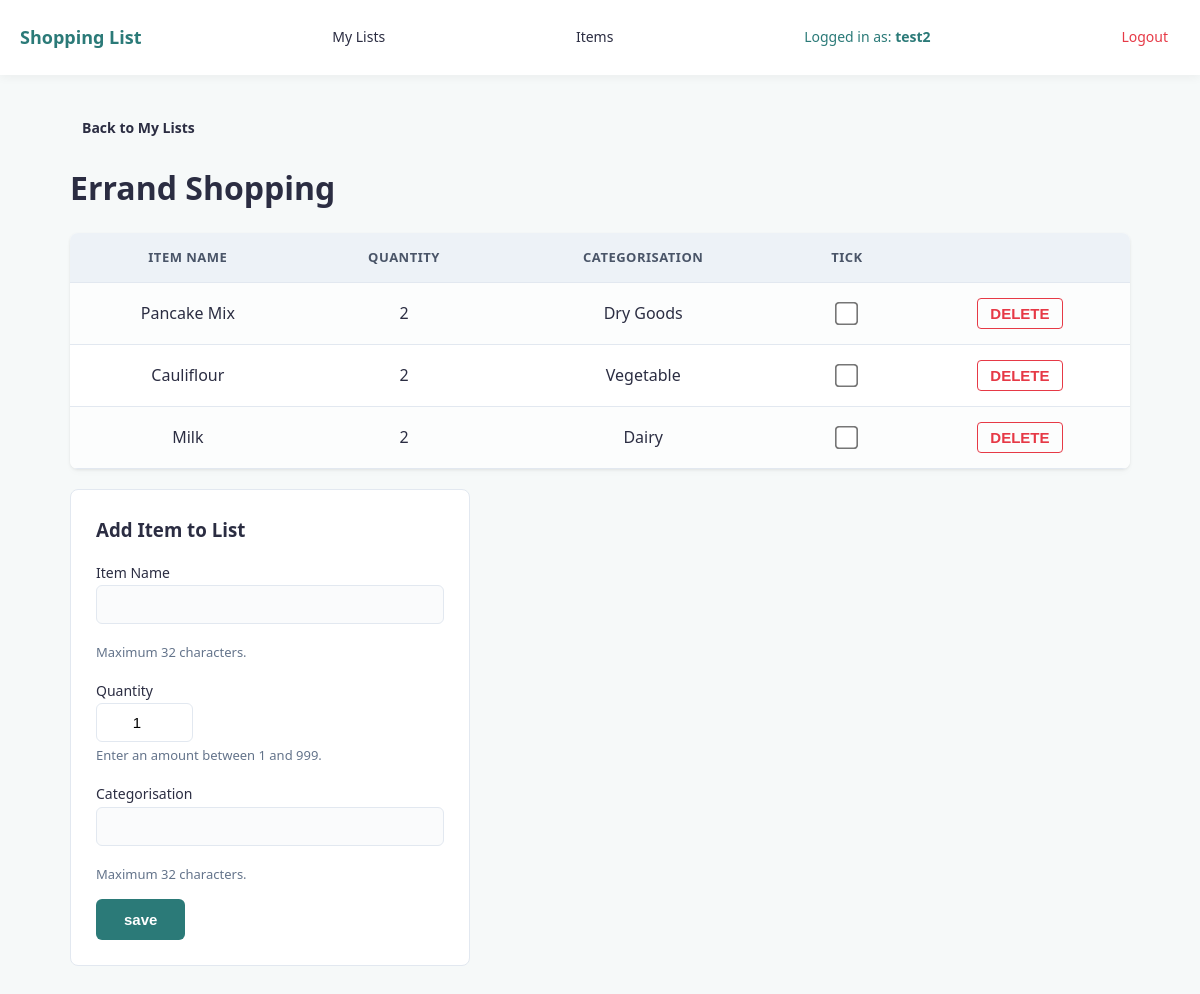
Screenshot of /list/4 (signed in) with the database file from the repository.
### tables this page shows
CREATE TABLE "lists" (list_id INTEGER NOT NULL PRIMARY KEY, list_name TEXT, user_id INTEGER REFERENCES user (user_id));

CREATE TABLE "list_contents" (`list_id` INTEGER REFERENCES `lists`(`list_id`), `item_id` INTEGER REFERENCES `item`(`item_id`), `quantity` INTEGER, "ticked" BOOLEAN);

CREATE TABLE "item" (item_id INTEGER NOT NULL PRIMARY KEY, item_name TEXT NOT NULL, "categorisation" TEXT, user_id INTEGER REFERENCES user (user_id));

### shopping_list.py (the view, shortened to what this page needs)
@app.route("/list/<int:list_id>", methods=["GET", "POST"])
def list_route(list_id=None):
    current_list = verify_list_ownership(list_id)
    if not current_list:
        return redirect(url_for("my_lists"))
    current_user_id = session["user_id"]
    error = ''
    if list_id:
        sql = """SELECT list_contents.item_id, item.item_name, list_contents.quantity, item.categorisation, list_contents.ticked
                FROM list_contents
                JOIN item ON item.item_id=list_contents.item_id
                WHERE list_contents.list_id = ?;"""
        results = query_db(sql, [list_id]) or []
    else:
        results = []
    return render_template("list.html", list=results, list_id=list_id, current_list=current_list, error=error)

### shopping_list.py (called while the page is built)
def get_db():
    db = getattr(g, '_database', None)
    if db is None:
        db = g._database = sqlite3.connect(DATABASE)
        db.row_factory = sqlite3.Row
    return db

@app.teardown_appcontext
def close_connection(exception):
    db = getattr(g, '_database', None)
    if db is not None:
        db.close()

def query_db(query, args=(), one=False, commit=False, return_id=False):
    db = get_db()
    cur = get_db().execute(query, args)
    if commit:
        db.commit()
    if return_id:
        last_id = cur.lastrowid
        cur.close()
        return last_id
    rv = cur.fetchall()
    cur.close()
    return rv[0] if (rv and one) else (None if one else rv)

def verify_list_ownership(list_id):
    if "user_id" not in session:
        return None
    sql = "SELECT * FROM lists where list_id = ? AND user_id = ?"
    return query_db(sql, [list_id, session["user_id"]], one=True)

### templates/list.html (shortened to what this page needs)
{% extends "index.html" %}
{% block body %}
<p><a href="{{ url_for('my_lists') }}" style="text-decoration: none; font-weight: bold;">Back to My Lists</a></p>
<h1>{{ current_list.list_name }}</h1>
{% if list %}
<form action="{{ url_for('list_route', list_id=list_id) }}" method="post" id="checkbox-form">
<table>
    <tr>
        <th>Item Name</th>
        <th>Quantity</th>
        <th>Categorisation</th>
        <th>tick</th>
        <th></th>
    </tr>
    {% for item in list %}
    <tr class="{% if item.ticked == 1 %}ticked-row{% endif %}">
        <td>{{ item.item_name }}</td>
        <td>{{ item.quantity }}</td>
        <td>{{ item.categorisation }}</td>
        <td>
            <input name="ticked_items" type="checkbox" value="{{ item.item_id }}" {% if item.ticked == 1 %}checked{% endif %} onchange="document.getElementById('checkbox-form').submit();">
        </td>
        <td>
            <input type="submit" value="DELETE" form="delete-form-{{ item.item_id }}">
        </td>
    </tr>
    {% endfor %}
</table>
</form>
{% else %}
<div class="card empty">
    <p>This list is currently empty. Add one to get started!</p>
</div>
{% endif %}
<div class="card" id="add-items">
    <h3>Add Item to List</h3>
    <form action="{{ url_for('list_route', list_id=list_id) }}" method="post">
        <label for="item_name">Item Name</label><br>
        <input name="item_name" list="food"><br>
        <p class="guidelines">Maximum 32 characters.</p>
        <label for="quantity">Quantity</label><br>
        <input type="number" name="quantity" value="1"><br>
        <p class="guidelines">Enter an amount between 1 and 999.</p>
        <label for="item_categorisation">Categorisation</label><br>
        <input list="food-type" name="categorisation" id="item_categorisation"><br>
        <p class="guidelines">Maximum 32 characters.</p>
        <input type="submit" value="save">
    </form>
</div>
{% endblock  %}

### static/style.css (style rules this page uses)
:root { --primary-colour: #2b7a78; --primary-hover: #3a9694; --bg-colour: #f6f9f9; --card-bg: #ffffff; --text-colour: #2b2d42; --border-colour: #e2e8f0; --delete-colour: #e63946; }
body { font-family: system-ui, -apple-system, BlinkMacSystemFont, 'Segoe UI', Roboto, Oxygen, Ubuntu, Cantarell, 'Open Sans', 'Helvetica Neue', sans-serif; background-color: var(--bg-colour); color: var(--text-colour); margin: 0; padding: 0; line-height: 1.6; }
nav a, nav span, p a { color: var(--text-colour); text-decoration: none; font-weight: 500; padding: 8px 12px; border-radius: 6px; font-size: clamp(14px, 1.1vw, 18px); }
h1 { color: var(--text-colour); margin-bottom: 20px; }
h3 { color: var(--text-colour); margin-top: 0; margin-bottom: 15px; }
.card { background-color: var(--card-bg); border-radius: 8px; border: 1px solid var(--border-colour); box-sizing: border-box; }
input[type="text"], input[list], input[type="password"] { width: 100%; max-width: 100%; padding: 10px 12px; font-size: 15px; border: 1px solid var(--border-colour); border-radius: 6px; box-sizing: border-box; background-color: #fafbfc; margin-bottom: 15px; }
table { width: 100%; border-collapse: collapse; background-color: var(--card-bg); border-radius: 8px; overflow: hidden; box-shadow: 0 4px 6px rgba(0, 0, 0, 0.02), 0 1px 3px rgba(0, 0, 0, 0.08); margin: 20px 0; }
table, th, td { border: none; }
th { background-color: #edf2f7; color: #4a5568; font-weight: 600; text-transform: uppercase; font-size: 13px; letter-spacing: 0.5px; border-bottom: 1px solid var(--border-colour); }
th, td { padding: 14px 20px; text-align: center; vertical-align: middle; border-bottom: 1px solid var(--border-colour); }
tr:nth-child(even) td { background-color: #fcfdfd; }
#create-list, #add-items { padding: 25px; max-width: 400px; width: 100%; box-sizing: border-box; }
p { color: #64748b; font-size: 16px; margin: 0; }
.guidelines { font-size: 13px; margin: 4px 0 15px 0; line-height: 1.5; }
label { font-size: 14px; font-weight: 500; }
form table input[type="checkbox"] { transform: scale(1.8); margin: 10px auto; display: block; cursor: pointer; }
input[type="number"] { width: 75px; padding: 10px; font-size: 15px; text-align: center; border: 1px solid var(--border-colour); border-radius: 6px; }
input[type="submit"] { background-color: var(--primary-colour); color: #ffffff; padding: 12px 28px; font-size: 15px; font-weight: 600; border: none; border-radius: 6px; cursor: pointer; }
input[value="DELETE"] { background-color: transparent; color: var(--delete-colour); border: 1px solid var(--delete-colour); padding: 6px 12px; border-radius: 4px; font-weight: 600; cursor: pointer; }

### rows the page displays
lists: list_name "Errand Shopping"
list_contents: item_name "Pancake Mix", quantity "2", categorisation "Dry Goods"
list_contents: item_name "Cauliflour", quantity "2", categorisation "Vegetable"
list_contents: item_name "Milk", quantity "2", categorisation "Dairy"

### other values shown
{{ session.get('username') }} "test2"
